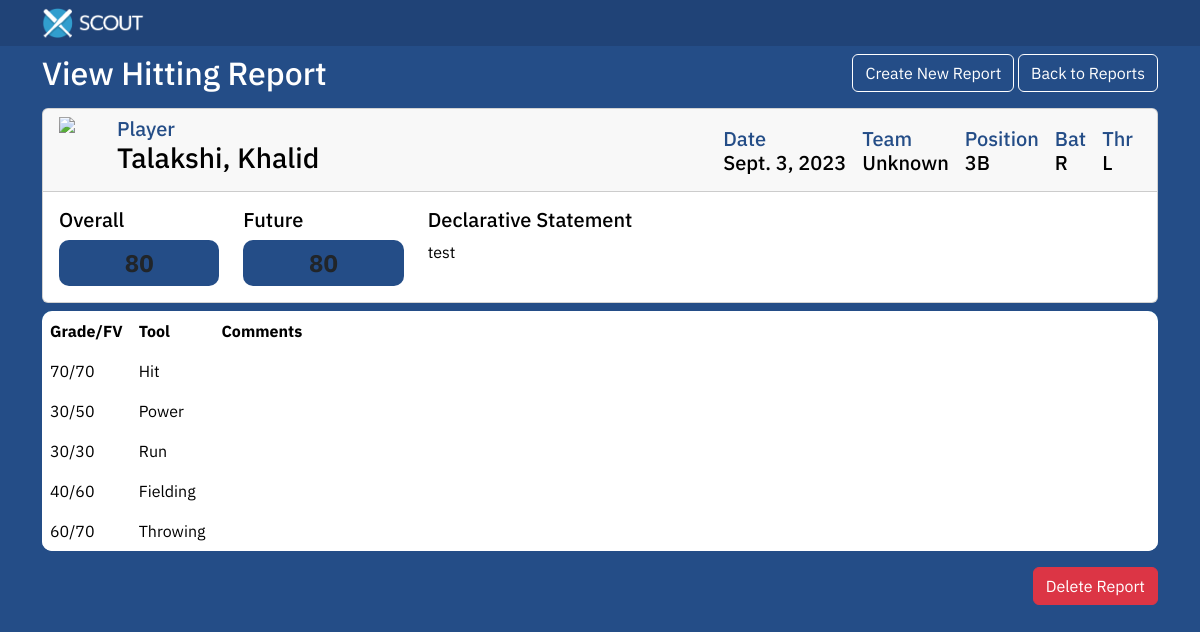
Screenshot of /hitter-report/5 with the database file from the repository.
### home/models.py (models this page shows)
class HitterReport(models.Model):
    firstname = models.CharField(max_length=50)
    lastname = models.CharField(max_length=50)
    team = models.IntegerField()
    position = models.CharField(max_length=3)
    bats = models.CharField(max_length=1)
    throws = models.CharField(max_length=1)
    date = models.DateField()
    summary = models.TextField()

class HitterStats(models.Model):
    player = models.ForeignKey(HitterReport, on_delete=models.CASCADE)
    stat = models.CharField(max_length=15)
    value = models.IntegerField(validators=[MinValueValidator(20), MaxValueValidator(80)])
    futurevalue = models.IntegerField(validators=[MinValueValidator(20), MaxValueValidator(80)])
    comment = models.TextField(null=True, blank=True)

### home/views.py (the view)
# urls.py: path('hitter-report/<int:report_id>', views.hitter_report_view, name='hitter report'),
def hitter_report_view(request, report_id):
    report = HitterReport.objects.get(id=report_id)
    template = loader.get_template('view_hitter_report.html')
    return HttpResponse(template.render({'report': report}, request))

### home/templatetags/get_stat_by_name.py (called while the page is built)
@register.filter(name='get_stat_by_name')
def team_id_to_code(queryset, stat_name):
    print('here')
    print(type(queryset))
    return queryset.filter(stat=stat_name)[0]

### home/templatetags/order_by_custom_stat.py (called while the page is built)
@register.filter(name='order_by_custom_stat')
def order_by_custom_stat(queryset):
    order = ['Hit', 'Power', 'Run', 'Fielding', 'Throwing']
    ordering_conditions = [When(stat=stat, then=Value(order)) for order, stat in enumerate(order)]
    ordering_expression = Case(*ordering_conditions, default=Value(len(order)), output_field=CharField())
    return queryset.annotate(custom_order=ordering_expression).order_by('custom_order')

### home/templatetags/team_id_to_code.py (called while the page is built)
@register.filter(name='team_id_to_code')
def team_id_to_code(team_id):
    teams = get_teams()
    for team in teams:
        if team['id'] == team_id:
            return team['code']
    return 'Unknown'

### home/utils/mlb_team_utils.py (called while the page is built)
def get_teams():
    try:
        team_request = requests.get('https://statsapi.mlb.com/api/v1/teams?sportId=1')
        team_data = team_request.json()['teams']
        team_objs = list(map(lambda x: map_function(x), team_data))
        team_objs.sort(key=lambda x: x['name'])
        return team_objs
    except Exception as e:
        print('error: get_teams', e)
        return []

### home/templates/view_hitter_report.html (shortened to what this page needs)
{% extends "master.html" %}
{% load team_id_to_code %}
{% load get_stat_by_name %}
{% load order_by_custom_stat %}
{% block content %}
<div class='d-flex justify-content-between my-2'>
    <h2>View Hitting Report</h2>
    <div>
        <a href="/hitter-report/create" class='btn scout-btn mr-2'>Create New Report</a>
        <a href="/" class='btn scout-btn'>Back to Reports</a>
    </div>
</div>
<div class='card'>
    <div class='card-header'>
        <div class='d-flex'>
            <img src="
            https://www.mlbstatic.com/team-logos/{{report.team}}.svg" class='team-logo' />
            <div class='d-flex align-items-end flex-grow-1'>
                <div class='d-flex flex-column mx-2 flex-grow-1'>
                    <h5 class='scout-subtitle'>Player</h5>
                    <h3 class='scout-title'>{{report.lastname}}, {{report.firstname}}</h3>
                </div>
                <div class='d-flex flex-column mx-2'>
                    <h5 class='scout-subtitle'>Date</h5>
                    <h5 class='scout-title'>{{report.date}}</h5>
                </div>
                <div class='d-flex flex-column mx-2'>
                    <h5 class='scout-subtitle'>Team</h5>
                    <h5 class='scout-title'>{{report.team | team_id_to_code}}</h5>
                </div>
                <div class='d-flex flex-column mx-2'>
                    <h5 class='scout-subtitle'>Position</h5>
                    <h5 class='scout-title'>{{report.position}}</h5>
                </div>
                <div class='d-flex flex-column mx-2'>
                    <h5 class='scout-subtitle'>Bat</h5>
                    <h5 class='scout-title'>{{report.bats}}</h5>
                </div>
                <div class='d-flex flex-column mx-2'>
                    <h5 class='scout-subtitle'>Thr</h5>
                    <h5 class='scout-title'>{{report.throws}}</h5>
                </div>
            </div>
        </div>
    </div>
    <div class='card-body'>
        <div class='row'>
            {% with report.hitterstats_set.all|get_stat_by_name:"Overall" as overall_stat %}
            <div class='col-md-2'>
                <h5 class='scout-title'>Overall</h5>
                <div class='stat-box'>
                <p>{{overall_stat.value}}</p>
                </div>
            </div>
            <div class='col-md-2'>
                <h5 class='scout-title'>Future</h5>
                <div class='stat-box'>
                <p>{{overall_stat.futurevalue}}</p>
                </div>
            </div>
            {% endwith %}
            <div class='col-md-8'>
                <h5 class='scout-title'>
                    Declarative Statement
                </h5>
                <p class='scout-text'>{{report.summary}}</p>
            </div>
        </div>
    </div>
</div>
<table class='table table-borderless hitter-table mt-2'>
    <thead>
        <tr>
            <th>Grade/FV</th>
            <th>Tool</th>
            <th width='90%'>Comments</th>
        </tr>
    </thead>
    <tbody>
        {% with report.hitterstats_set.all|order_by_custom_stat as stats %}
        {% for stat in stats %}
        {% if stat.stat != "Overall" %}
        <tr>
            <td>{{stat.value}}/{{stat.futurevalue}}</td>
            <td>{{stat.stat}}</td>
            <td>{{stat.comment}}</td>
        </tr>
        {% endif %}
        {% endfor %}
        {% endwith %}
    </tbody>
</table>
<div class='d-flex justify-content-end'>
    <a href="/hitter-report/delete/{{report.id}}" class='btn btn-danger'>
        Delete Report
    </a>
</div>
{% endblock %}

### home/templates/master.html (shortened to what this page needs)
{% load static %}
<!DOCTYPE html>
<html lang="en">
<head>
  {% load bootstrap5 %}
  {% bootstrap_css %}
  <link rel="stylesheet" href="{% static 'styles.css' %}">
</head>
<body>
<nav class="navbar" id="scout-navbar">
    <div class="container">
        <img src="{% static 'scout-logo.png'%}" alt="Bootstrap" width="auto" height="30px" />
    </div>
</nav>
<div class="container">
{% block content %}
{% endblock %}
</div>
</body>
</html>

### home/static/styles.css (style rules this page uses)
#scout-navbar { background-color: #204377; }
body { background-color: #244D87; color: #fff; font-family: 'IBM Plex Sans', sans-serif; }
.scout-btn { background-color: #244D87; border: 1px solid white; color: #fff; }
.hitter-table > thead { background-color: #3E9FCA; color: #fff; }
.hitter-table { border-collapse: separate; border-spacing: 0; overflow: hidden; }
tbody > tr:nth-child(odd) { background-color: #fff; }
tbody > tr:nth-child(even) { background-color: #F7F7F7; }
tr:first-child th:first-child { border-top-left-radius: 10px; }
tr:first-child th:last-child { border-top-right-radius: 10px; }
tr:last-child td:first-child { border-bottom-left-radius: 10px; }
tr:last-child td:last-child { border-bottom-right-radius: 10px; }
a { margin: 0; padding: 0; }
.scout-title { color: #000 !important }
.team-logo { width: 50px; }
.scout-subtitle { color: #244D87; margin-bottom: 0; }
.stat-box { background-color: #244D87; display: flex; justify-content: center; align-items: center; border-radius: 10px; }
.stat-box > p { margin: 0; padding: 5px 0; font-size: 1.5em; font-weight: bold; }
.scout-text { color: #000; }

### rows the page displays
HitterReport: lastname "Talakshi", firstname "Khalid", date "Sept. 3, 2023", team|team_id_to_code "Unknown", position "3B", bats "R", throws "L", summary "test"
HitterStats: value "80", futurevalue "80"
HitterStats: value "70", futurevalue "70", stat "Hit"
HitterStats: value "30", futurevalue "50", stat "Power"
HitterStats: value "30", futurevalue "30", stat "Run"
HitterStats: value "40", futurevalue "60", stat "Fielding"
HitterStats: value "60", futurevalue "70", stat "Throwing"
